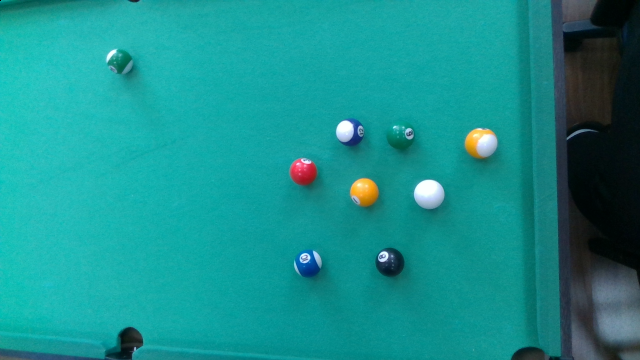
//> input picture EX9/pics/ball2.png, 640 x 360 px
$ ./circle   (built with g++ and OpenCV 4)
//> lines starting //> are read from the running program, lines starting //| are printed output that depends on the picture; after the words box and inside, x2 and y2 are one past the last pixel; in counts of white or black regions, pixels touching at a corner belong together
//-----------------------------------【头文件包含部分】---------------------------------------
//		描述：包含程序所依赖的头文件
//----------------------------------------------------------------------------------------------
#include <opencv2/opencv.hpp>
#include <opencv2/imgproc/imgproc.hpp>

//-----------------------------------【命名空间声明部分】---------------------------------------
//		描述：包含程序所使用的命名空间
//-----------------------------------------------------------------------------------------------
using namespace cv;
using namespace std;
//-----------------------------------【main( )函数】--------------------------------------------
//		描述：控制台应用程序的入口函数，我们的程序从这里开始
//-----------------------------------------------------------------------------------------------
int main( )
{
    //【1】载入原始图和Mat变量定义
    Mat srcImage = imread("../pics/ball2.png");  //工程目录下应该有一张名为1.jpg的素材图
//> srcImage is the input picture: 360 rows x 640 cols, CV_8UC3; mean B, G, R 142.1, 144.1, 23.7
    Mat midImage,dstImage;//临时变量和目标图的定义

    //【2】显示原始图
    imshow("【原始图】", srcImage);

    //【3】转为灰度图，进行图像平滑
    cvtColor(srcImage,midImage, CV_BGR2GRAY);//转化边缘检测后的图为灰度图
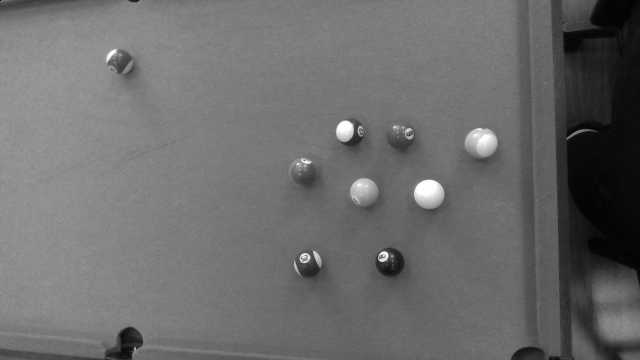
//> midImage: 360 rows x 640 cols, CV_8UC1; min 0, max 254, mean 107.8
    imshow("灰度图",midImage);

    //高斯滤波
    //GaussianBlur( midImage, midImage, Size(3, 3), 2, 2 );
    //imshow("高斯滤波后",midImage);
    Canny( midImage, dstImage, 100, 50,3 );
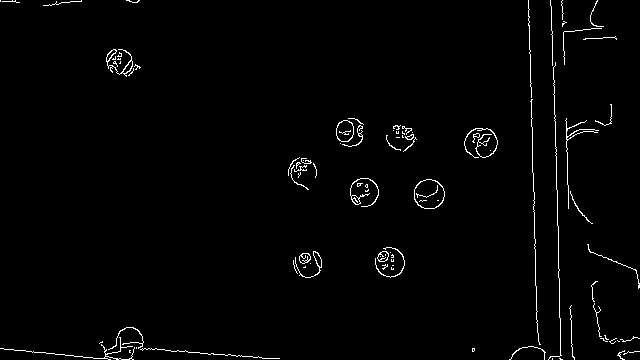
//> dstImage: 360 rows x 640 cols, CV_8UC1; 1.6% white in thin lines or dots
    imshow("canny轮廓识别",dstImage);

    //【4】进行霍夫圆变换
    vector<Vec3f> circles;
    //HoughCircles(InputArray image,OutputArray circles, int method, double dp,
    //             double minDist, double param1=100,double param2=100,
    //             int minRadius=0, int maxRadius=0 )
    //            输入      输出圆                累加器分辨率 mindist canny高阈值 累加器阈值  圆半径最小最大
    HoughCircles( midImage, circles, CV_HOUGH_GRADIENT , 1,  10,     80,     10,       15, 25);
//> circles = 10 circles (x, y, radius): [480.5, 142.5, 16.3], [428.5, 192.5, 16], [388.5, 262.5, 15.5], [613.5, 320.5, 21], [583.5, 147.5, 18.8], [126.5, 342.5, 16.6], [122.5, 65.5, 15.4], [363.5, 189.5, 16.4], [347.5, 132.5, 16], [309.5, 261.5, 15.5]

    //【5】依次在图中绘制出圆
    for( size_t i = 0; i < circles.size(); i++ )
    {
        Point center(cvRound(circles[i][0]), cvRound(circles[i][1]));
        int radius = cvRound(circles[i][2]);
        //绘制圆心
        circle( srcImage, center, 3, Scalar(0,255,0), -1, 8, 0 );
        //绘制圆轮廓
        circle( srcImage, center, radius, Scalar(155,50,255), 3, 8, 0 );
    }
//> this loop made 10 passes
//> (center, radius) on passes 1 to 10: (Point(480, 142), 16), (Point(428, 192), 16), (Point(388, 262), 16), (Point(614, 320), 21), (Point(584, 148), 19), (Point(126, 342), 17), (Point(122, 66), 15), (Point(364, 190), 16), (Point(348, 132), 16), (Point(310, 262), 16)
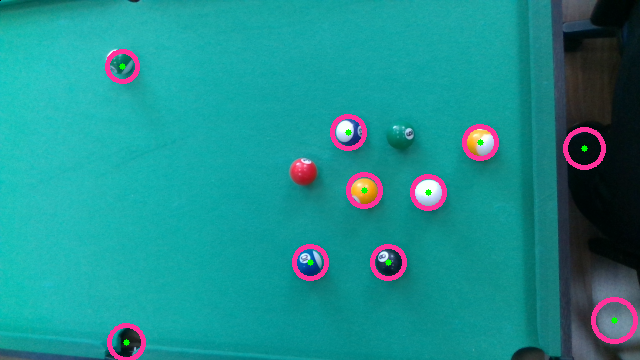
//> srcImage: 360 rows x 640 cols, CV_8UC3; 2.43% of pixels changed, all inside (x1, y1, x2, y2) = (105, 49, 638, 360)

    //【6】显示效果图
    imshow("【效果图】", srcImage);

    waitKey(0);

    return 0;
}

$ run again, with EX9/pics/ball3.png copied over EX9/pics/ball2.png
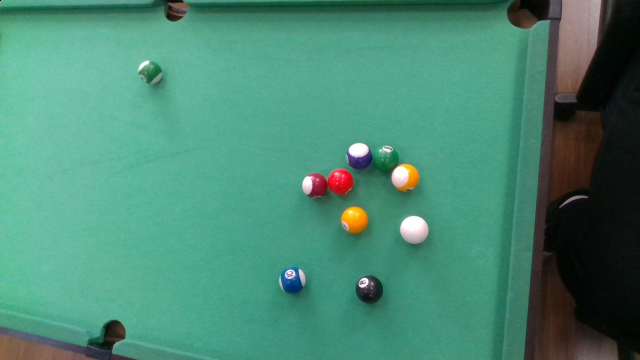
//> input picture EX9/pics/ball3.png, 640 x 360 px
//> srcImage is the input picture: 360 rows x 640 cols, CV_8UC3; mean B, G, R 115.6, 137.2, 73.5
//> `Canny( midImage, dstImage, 100, 50,3 );`:
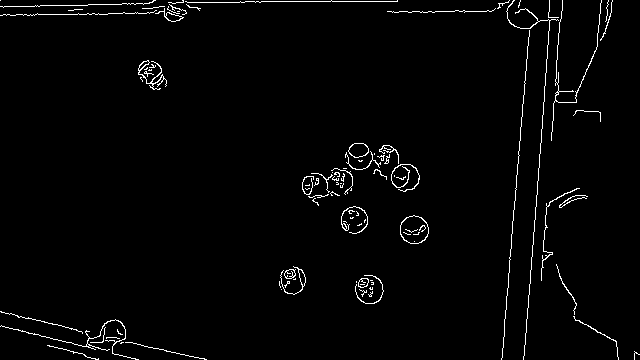
//> dstImage: 360 rows x 640 cols, CV_8UC1; 2% white in thin lines or dots
//> circles = 16 circles (x, y, radius), first 12: [524.5, 8.5, 19.6], [106.5, 333.5, 18.5], [414.5, 227.5, 15.8], [402.5, 163.5, 22.1], [362.5, 153.5, 21], [334.5, 187.5, 19.9], [579.5, 216.5, 21.8], [127.5, 357.5, 19.3], [344.5, 187.5, 17.7], [321.5, 181.5, 18.5], [239.5, 28.5, 24.4], [144.5, 63.5, 17.4]
//> the loop `for( size_t i = 0; i < circles.size(); i++ )` made 16 passes
//> (center, radius) on passes 1 to 8: (Point(524, 8), 20), (Point(106, 334), 18), (Point(414, 228), 16), (Point(402, 164), 22), (Point(362, 154), 21), (Point(334, 188), 20), (Point(580, 216), 22), (Point(128, 358), 19)
//> after the loop `for( size_t i = 0; i < circles.size(); i++ )`:
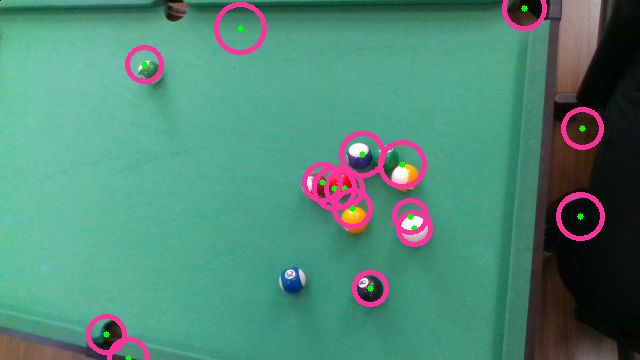
//> srcImage: 360 rows x 640 cols, CV_8UC3; 3.84% of pixels changed, all inside (x1, y1, x2, y2) = (86, 0, 605, 360)

$ run again, with EX9/pics/ball4.png copied over EX9/pics/ball2.png
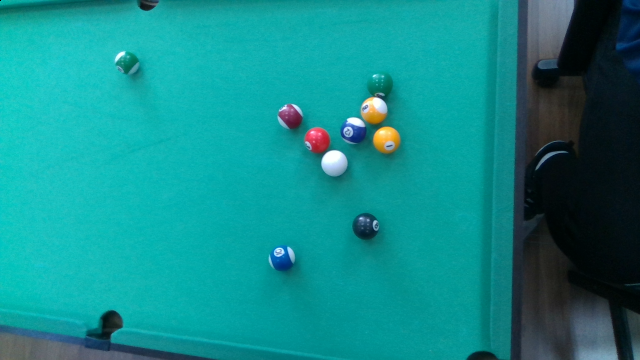
//> input picture EX9/pics/ball4.png, 640 x 360 px
//> srcImage is the input picture: 360 rows x 640 cols, CV_8UC3; mean B, G, R 138.4, 138.3, 17.7
//> `Canny( midImage, dstImage, 100, 50,3 );`:
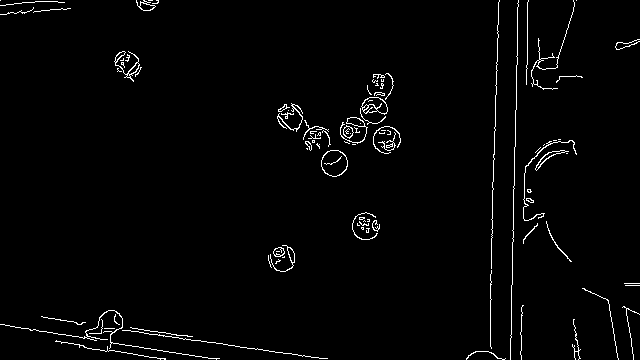
//> dstImage: 360 rows x 640 cols, CV_8UC1; 2% white in thin lines or dots
//> circles = 15 circles (x, y, radius), first 12: [330.5, 152.5, 22.2], [547.5, 72.5, 15.5], [556.5, 161.5, 21], [557.5, 173.5, 22.1], [381.5, 132.5, 19.6], [375.5, 114.5, 17.7], [105.5, 324.5, 16.6], [284.5, 119.5, 15.6], [370.5, 105.5, 17.7], [330.5, 162.5, 15.8], [116.5, 327.5, 15.4], [517.5, 217.5, 18.5]
//> the loop `for( size_t i = 0; i < circles.size(); i++ )` made 15 passes
//> (center, radius) on passes 1 to 8: (Point(330, 152), 22), (Point(548, 72), 16), (Point(556, 162), 21), (Point(558, 174), 22), (Point(382, 132), 20), (Point(376, 114), 18), (Point(106, 324), 17), (Point(284, 120), 16)
//> after the loop `for( size_t i = 0; i < circles.size(); i++ )`:
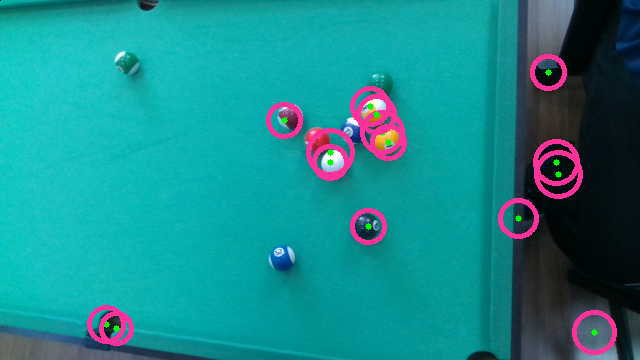
//> srcImage: 360 rows x 640 cols, CV_8UC3; 3.59% of pixels changed, all inside (x1, y1, x2, y2) = (87, 54, 617, 355)
